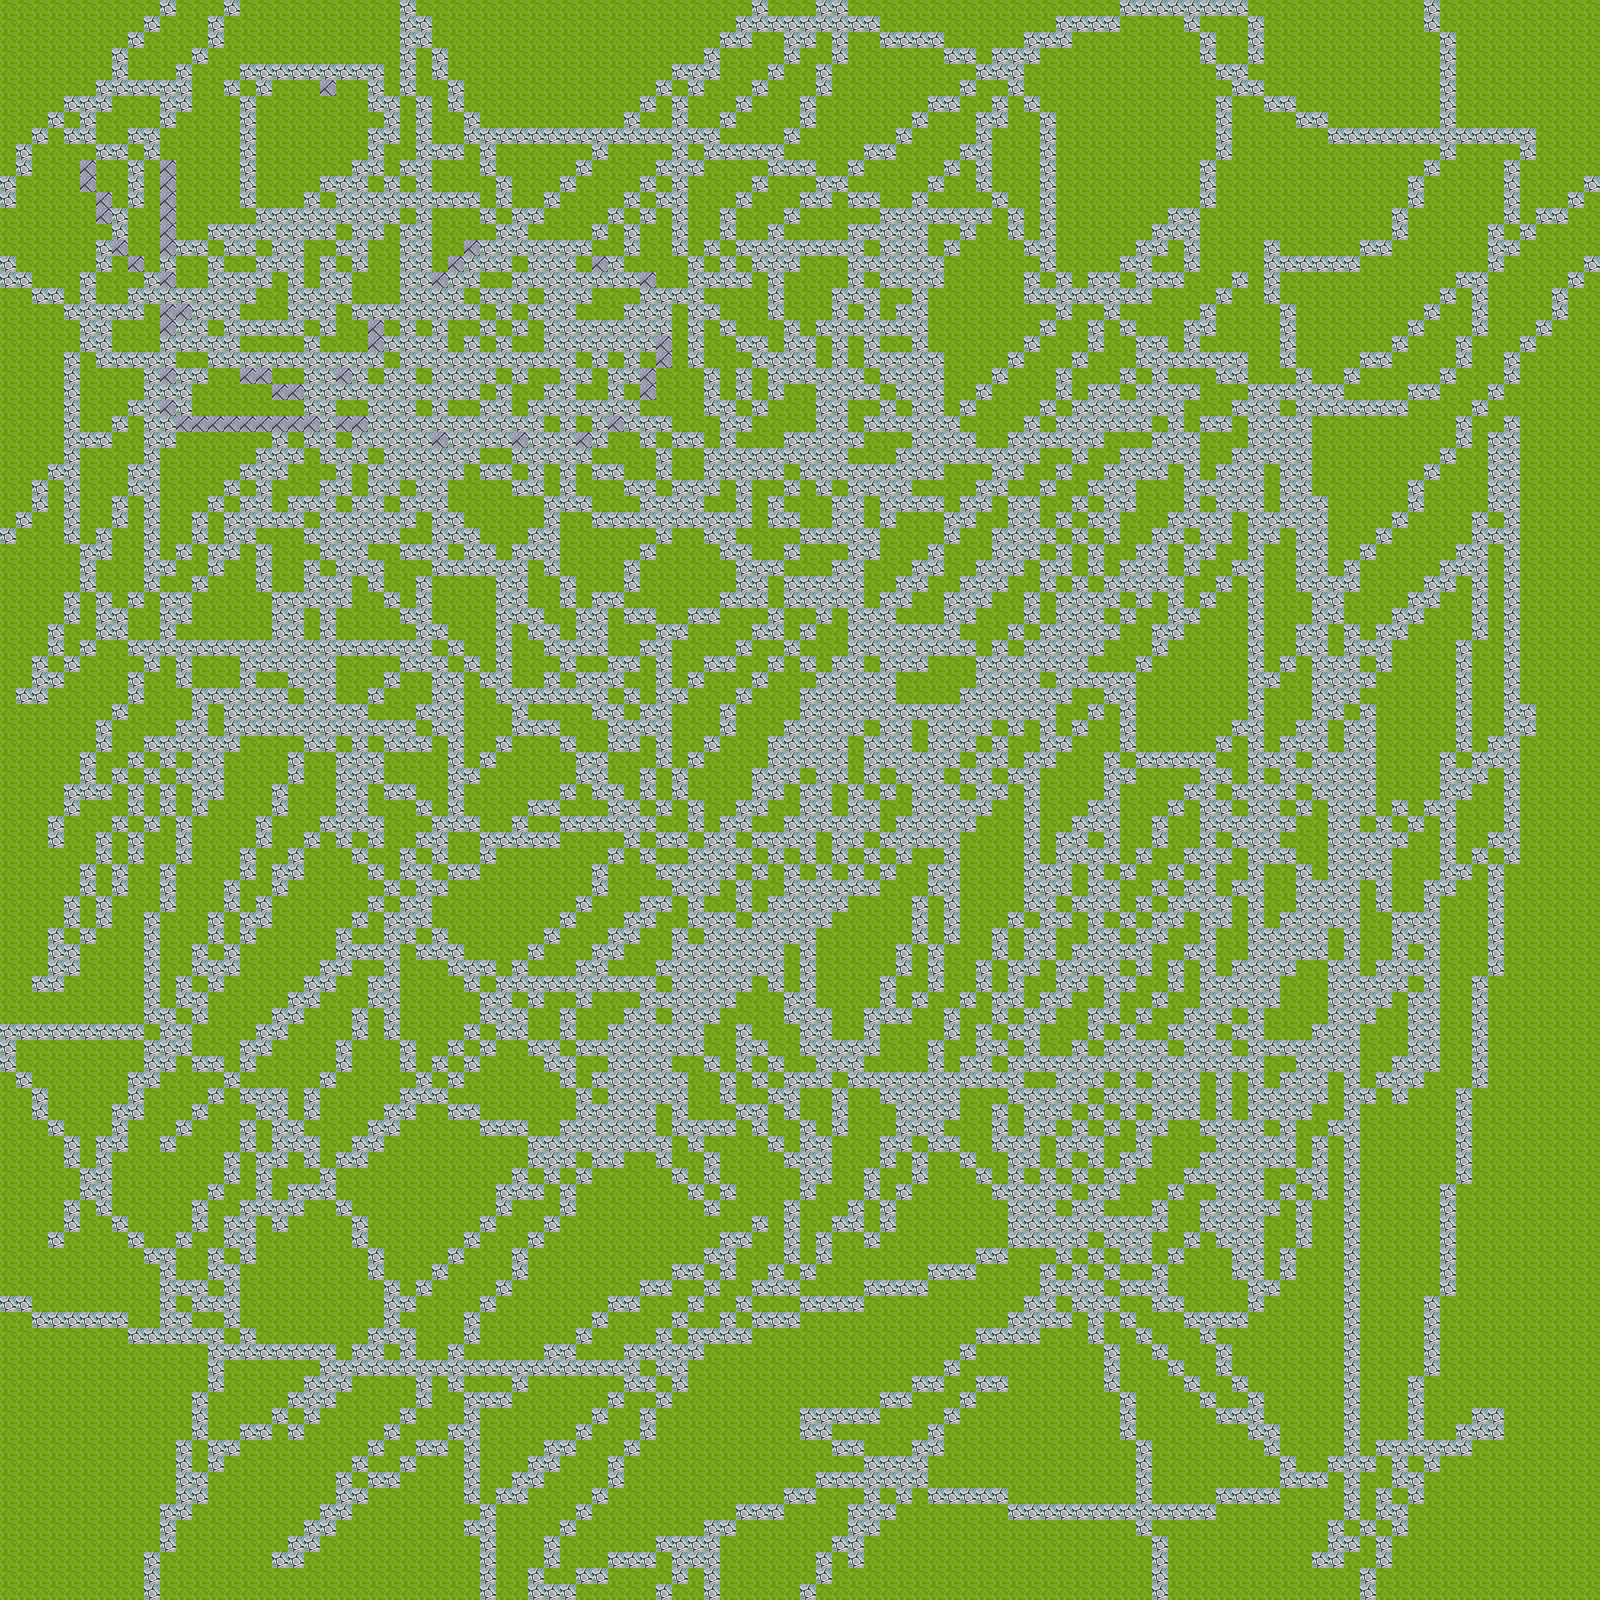

A level layout from a 2D game, rendered from its tile map. Below: a short description, then the map file with tile-grid data replaced by summaries:
An orthogonal 100x100 tile map with 16x16 px tiles, 1 tile layer (Tile Layer 1).

<map version="1.0" orientation="orthogonal" renderorder="right-down" width="100" height="100" tilewidth="16" tileheight="16" nextobjectid="1">
 <tileset firstgid="1" name="Tileset1" tilewidth="16" tileheight="16" tilecount="768" columns="32">
  <image source="Tileset1.png" width="512" height="384" />
 </tileset>
 <layer name="Tile Layer 1" width="100" height="100">
  <data>[10000 cells, 10000 non-empty, 3 distinct tile ids]</data>
 </layer>
</map>
